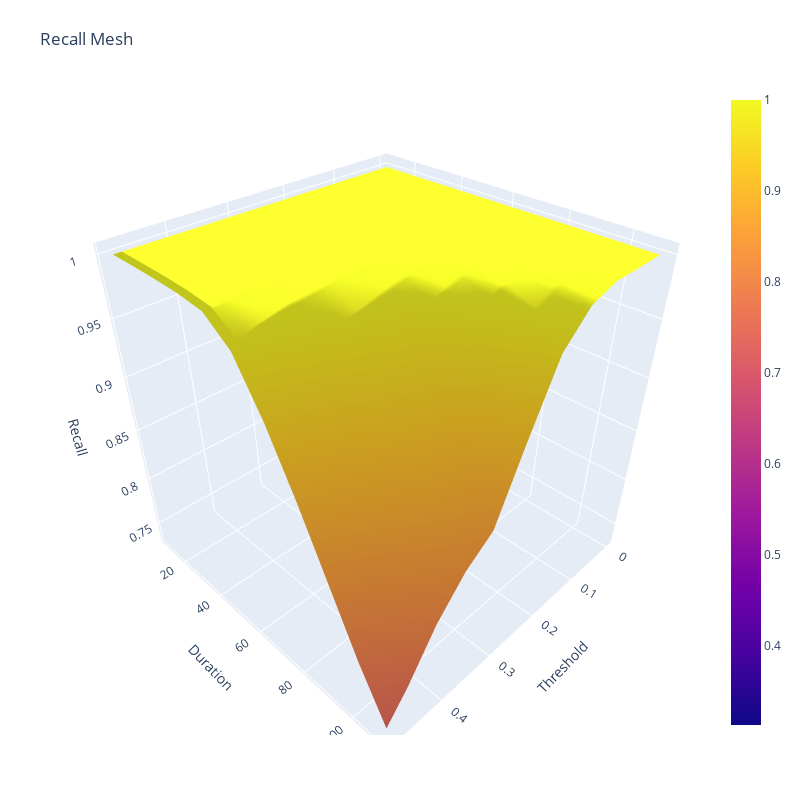

Write notebook code for a chart like this one.
### Code cell
# use plotly to plot the Recall mesh
# x axis: trigger threshold, y axis: trigger width, z axis: Recall

fig = go.Figure(data=[go.Surface(z=metrics[:, :, 6], x=trigger_threshold_range, y=trigger_width_range*1000/sampling_rate)])

fig.update_layout(title='Recall Mesh', autosize=False,
                    width=800, height=800,
                    margin=dict(l=65, r=50, b=65, t=90),
                    scene=dict(xaxis_title='Threshold', yaxis_title='Duration', zaxis_title='Recall'))

fig.show()

### Figure 1 — Plotly figure (JSON) as saved in the notebook; plotly's stock layout.template omitted (floating-point values rounded to 4 significant figures; data arrays with more than 128 entries replaced by an {"elided": "..."} marker saying what was removed)
{"data": [{"type": "surface", "x": [0, 0.05, 0.1, 0.15, 0.2, 0.25, 0.3, 0.35, 0.4, 0.45, 0.5], "y": [10, 20, 30, 40, 50, 60, 70, 80, 90, 100, 110, 120, 130, 140, 150, 160, 170, 180, 190, 200, 210, 220, 230, 240, 250, 260, 270, 280, 290, 300, 310, 320, 330, 340, 350, 360, 370, 380, 390, 400, 410, 420, 430, 440, 450, 460, 470, 480, 490, 500], "z": {"elided": "11x50 float values"}}], "layout": {"autosize": false, "height": 800, "margin": {"b": 65, "l": 65, "r": 50, "t": 90}, "scene": {"xaxis": {"title": {"text": "Threshold"}}, "yaxis": {"title": {"text": "Duration"}}, "zaxis": {"title": {"text": "Recall"}}}, "title": {"text": "Recall Mesh"}, "width": 800}}
